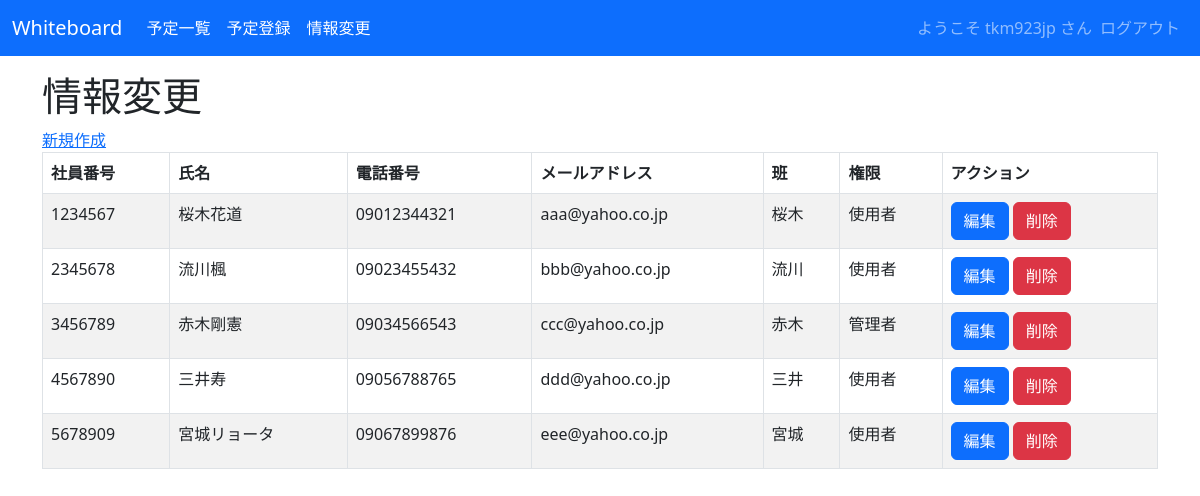
/crud/users/ (signed in), run on an earlier commit of the app's database.
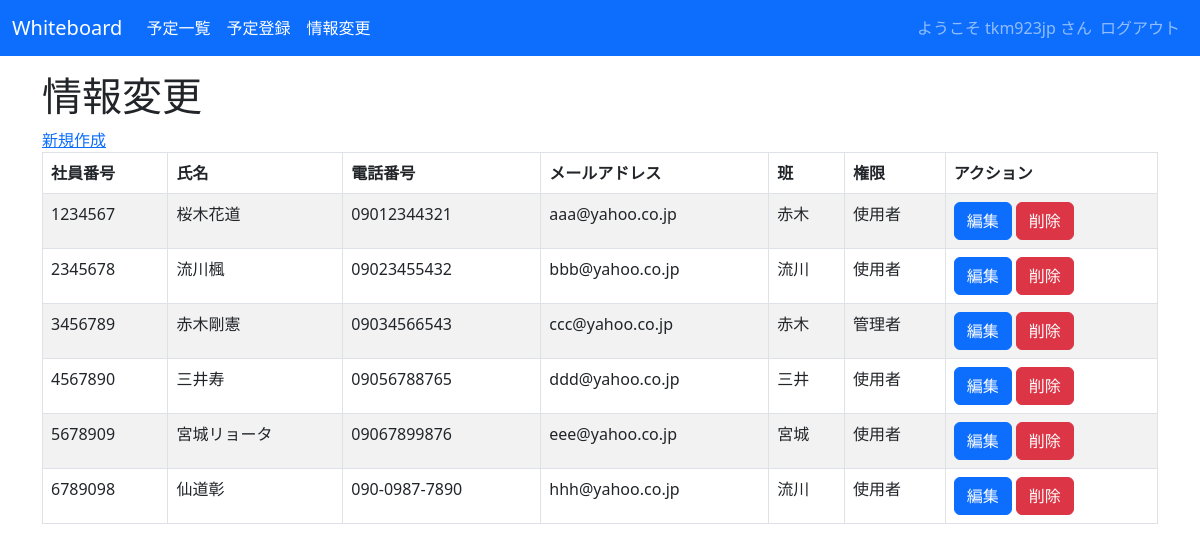
And on a later commit of the database.
### crud/models.py (models this page shows, shortened)
class User(models.Model):
    idnumber = models.CharField(max_length=200,verbose_name='社員番号',unique=True)
    name = models.CharField(max_length=200,verbose_name='氏名')
    phonenumber = models.CharField(max_length=200,null=True,blank=True,verbose_name='電話番号')
    email = models.EmailField(max_length=200,null=True,blank=True,verbose_name='メールアドレス')
    group = models.CharField(max_length=200,null=True,blank=True,verbose_name='班')
    category = models.ForeignKey(Category, on_delete=models.CASCADE,verbose_name='権限')

class Category(models.Model):
    name = models.CharField(max_length=200,verbose_name='権限')
    def __str__(self):
        return self.name

### crud/views.py (the view)
# urls.py: path('crud/users/', views.UserListView.as_view(), name="users"),
class UserListView(LoginRequiredMixin,ListView):
    model = User
    template_name = 'users.html'

### crud/templates/users.html (shortened to what this page needs)
{% extends "base.html" %}
{% block content %}
<h1>情報変更</h1>
<a href="{% url 'new_user' %}">新規作成</a>
<table class="table table-striped table-hover table-bordered">
  <thead>
    <tr>
      <th>社員番号</th>
      <th>氏名</th>
      <th>電話番号</th>
      <th>メールアドレス</th>
      <th>班</th>
      <th>権限</th>
      <th>アクション</th>
    </tr>
  </thead>
  {% for user in object_list %}
  <tr>
    <td>{{ user.idnumber }}</td>
    <td>{{ user.name }}</td>
    <td>{{ user.phonenumber }}</td>
    <td>{{ user.email }}</td>
    <td>{{ user.group }}</td>
    <td>{{ user.category }}</td>
    <td>
      <button class="btn btn-primary" onclick="location.href='{% url 'edit' pk=user.pk %}'">編集</button>
      <button class="btn btn-danger" onclick="location.href='{% url 'delete' pk=user.pk %}'">削除</button>
    </td>
  </tr>
  {% endfor %}
</table>
{% endblock %}

### crud/templates/base.html (shortened to what this page needs)
<!DOCTYPE html>
<html lang="ja">
<head>
  <link href="https://cdn.jsdelivr.net/npm/bootstrap@5.3.0-alpha3/dist/css/bootstrap.min.css" rel="stylesheet"
>
</head>
<body>
  <nav class="navbar navbar-expand-lg navbar-dark bg-primary" style="margin-bottom: 1rem;">
    <div class="container-fluid">
      <a class="navbar-brand" href="{% url 'schedules' %}">Whiteboard</a>
      <div class="collapse navbar-collapse" id="navbarNav">
        <ul class="navbar-nav">
          <li class="nav-item">
            <a class="nav-link active" aria-current="page" href="{% url 'schedules' %}">予定一覧</a>
          </li>
          <li class="nav-item">
            <a class="nav-link active" aria-current="page" href="{% url 'new_schedule' %}">予定登録</a>
          </li>
          {% if request.user.is_authenticated %}
          <li class="nav-item">
            <a class="nav-link active" aria-current="page" href="{% url 'users' %}">情報変更</a>
          </li>
          {% endif %}
        </ul>
        <ul class="navbar-nav ms-auto">
          {% if request.user.is_authenticated %}
          <span class="navbar-text">
            ようこそ {{ user.get_username }} さん
          </span>
          <li class="nav-item">
            <form action="{% url 'logout' %}" method="post">
              <input class="nav-link" type="submit" value="ログアウト">
            </form>
          </li>
          {% else %}
          <li class="nav-item">
            <a class="nav-link" href="{% url 'login' %}">ログイン</a>
          </li>
          {% endif %}
        </ul>
      </div>
    </div>
  </nav>
  <div class="container">
    {% block content %}{% endblock %}
  </div>
</body>
</html>

What changed in the data, as far as the page shows it:
changed User "桜木花道": group "桜木" → "赤木"
added User: idnumber "6789098", name "仙道彰", phonenumber "090-0987-7890", email "hhh@yahoo.co.jp", group "流川", category "使用者"
